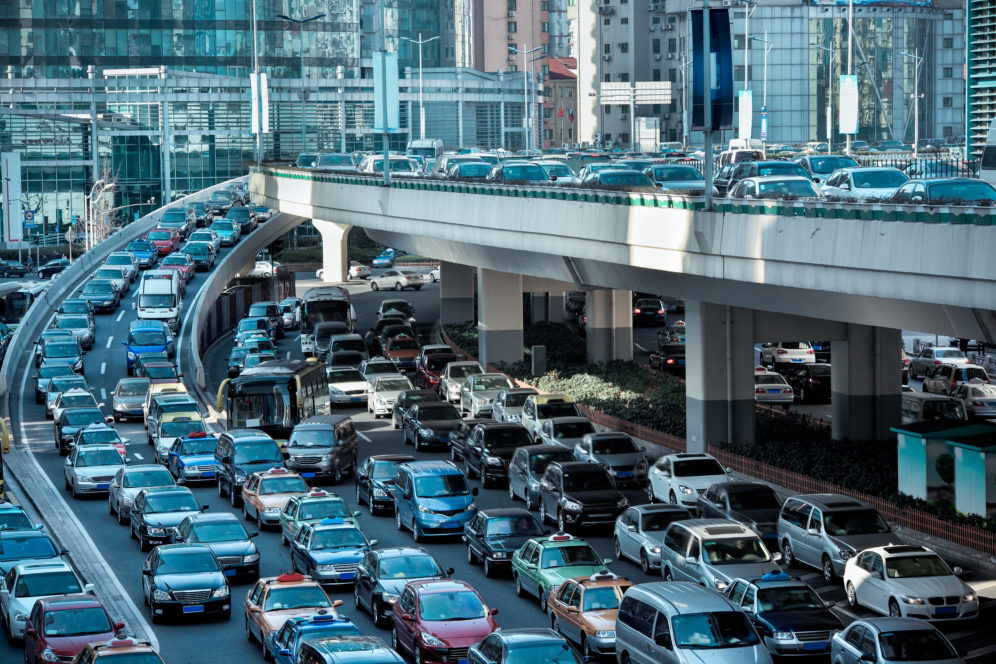
#> input picture cars.jpg, 996 x 664 px, found by its file name
$ python contour.py
#> lines starting #> are read from the running program, lines starting #| are printed output that depends on the picture; after the words box and inside, x2 and y2 are one past the last pixel; in counts of white or black regions, pixels touching at a corner belong together
#  find and extract the contours (boundaries) of objects in an image

import cv2

image = cv2.imread('cars.jpg', 0)  # Load image in grayscale
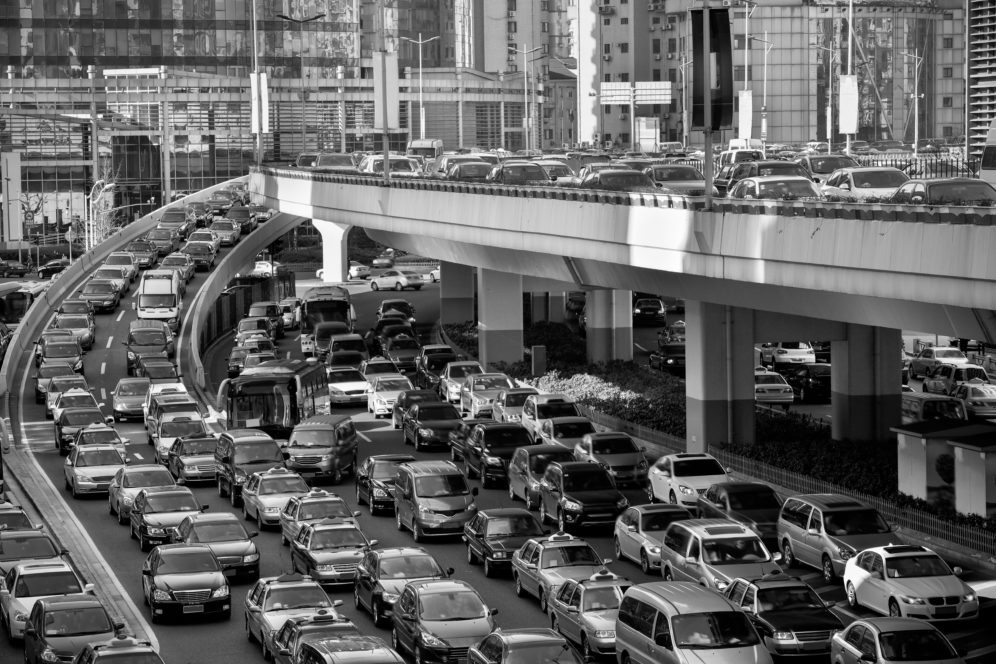
#> image: shape (664, 996); min 0, max 255, mean 98.9
_, thresholded = cv2.threshold(image, 127, 255, cv2.THRESH_BINARY)
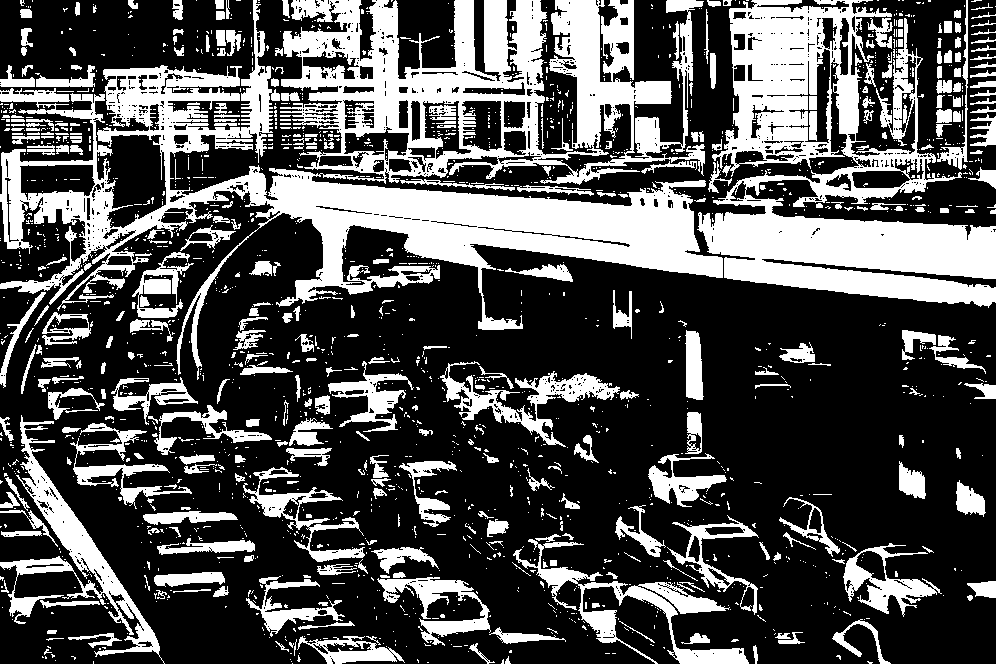
#> thresholded: shape (664, 996); 31.7% white; 1899 white regions (1552 under 20 px)
contours, _ = cv2.findContours(thresholded, cv2.RETR_EXTERNAL, cv2.CHAIN_APPROX_SIMPLE)
#> contours = 1772 contours, 1535 with area under 20; largest, box (x1, y1, x2, y2) and area: (0, 0, 723, 380) 97576, (697, 0, 996, 308) 44779, (0, 415, 165, 664) 6378, (513, 539, 749, 664) 4627, (440, 361, 620, 447) 3333
cv2.drawContours(image, contours, -1, (0, 0, 255), 2)  # Draw all detected contours
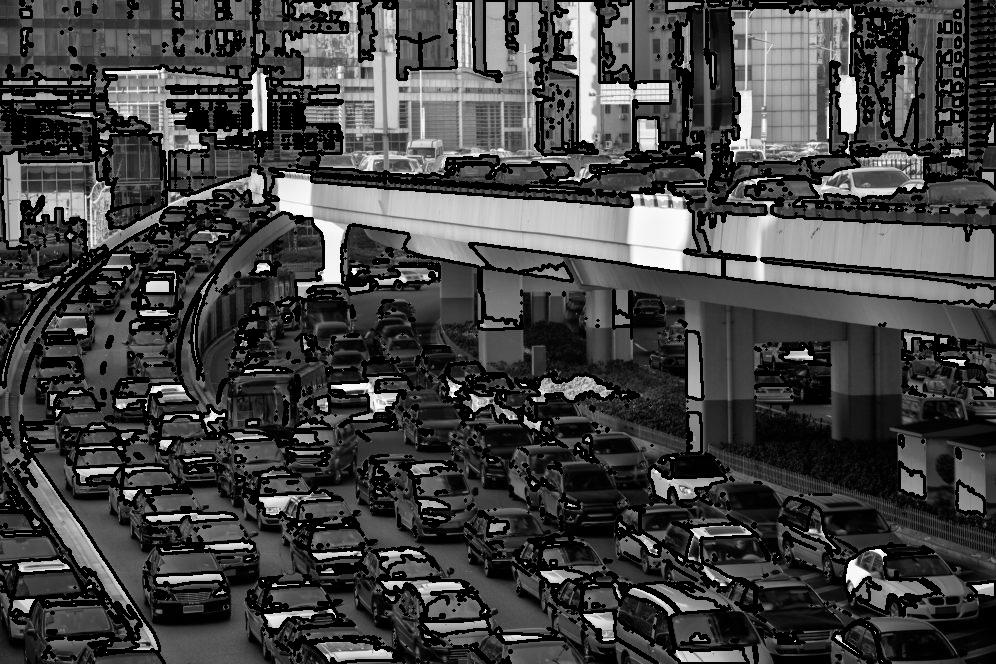
#> image: shape (664, 996); min 0, max 255, mean 67
cv2.imshow('Contours', image)
cv2.waitKey(0)

$ run again, with people.jpg copied over cars.jpg
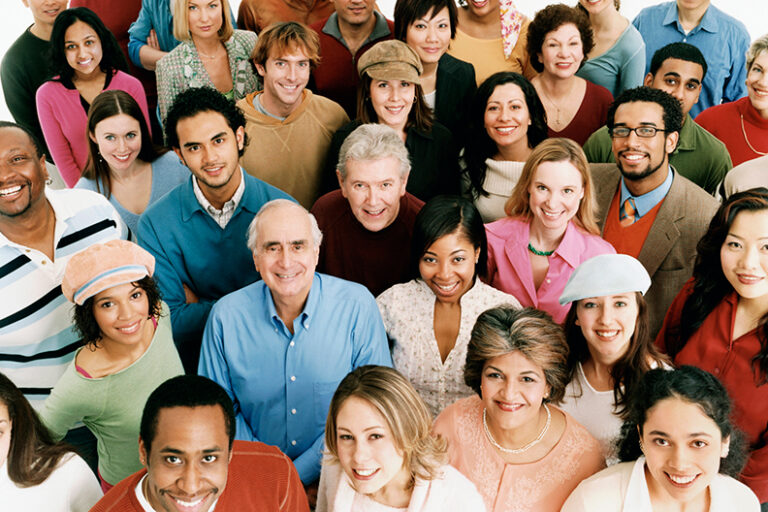
#> input picture people.jpg, 768 x 512 px, found by its file name
#> `_, thresholded = cv2.threshold(image, 127, 255, cv2.THRESH_BINARY)`:
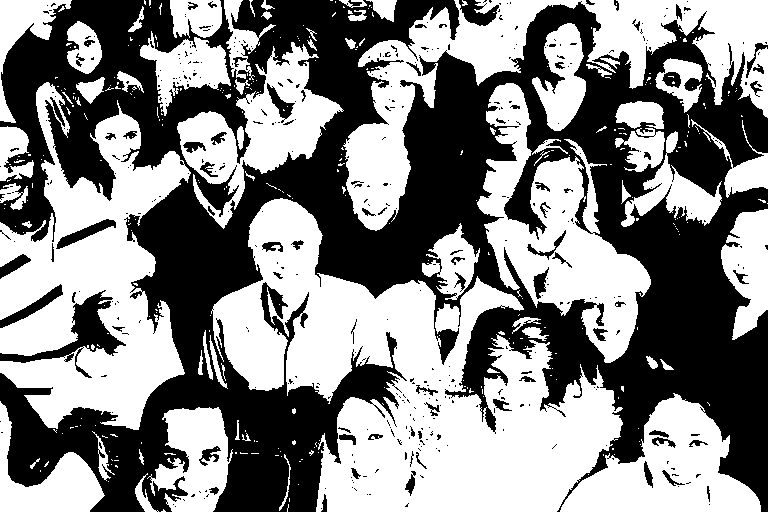
#> thresholded: shape (512, 768); 52.3% white; 425 black regions (345 under 20 px)
#> contours = 328 contours, 274 with area under 20; largest, box (x1, y1, x2, y2) and area: (211, 198, 623, 512) 60314, (0, 82, 191, 430) 33238, (343, 0, 768, 231) 25420, (477, 83, 651, 363) 18953, (560, 393, 761, 512) 12309
#> `cv2.drawContours(image, contours, -1, (0, 0, 255), 2)`:
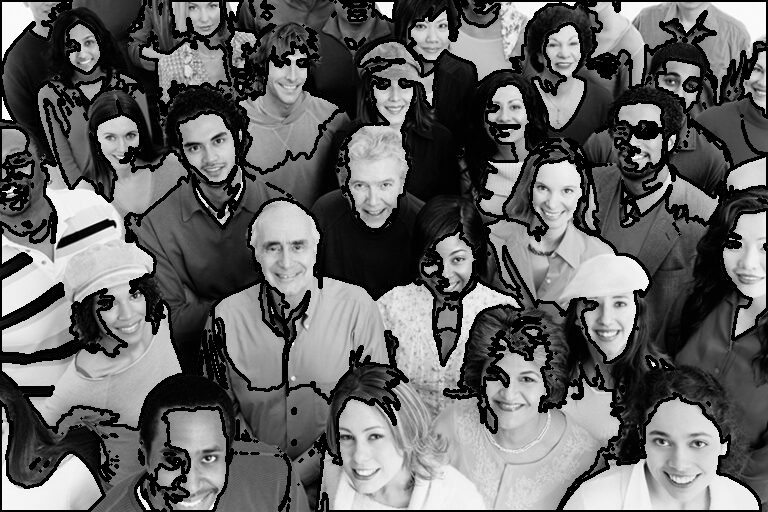
#> image: shape (512, 768); min 0, max 255, mean 100.4

$ run again, with people3.jpg copied over cars.jpg
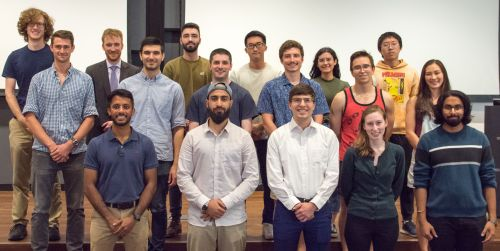
#> input picture people3.jpg, 500 x 251 px, found by its file name
#> `_, thresholded = cv2.threshold(image, 127, 255, cv2.THRESH_BINARY)`:
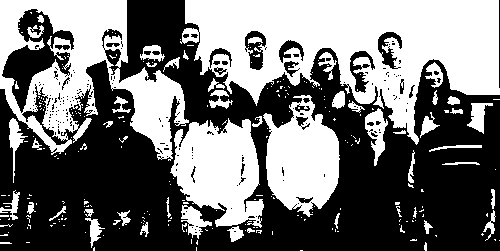
#> thresholded: shape (251, 500); 45.3% white; 255 white regions (201 under 20 px)
#> contours = 219 contours, 179 with area under 20; largest, box (x1, y1, x2, y2) and area: (180, 0, 500, 145) 25889, (0, 0, 189, 161) 16810, (170, 118, 264, 228) 6713, (263, 95, 340, 217) 6036, (365, 108, 388, 166) 612
#> `cv2.drawContours(image, contours, -1, (0, 0, 255), 2)`:
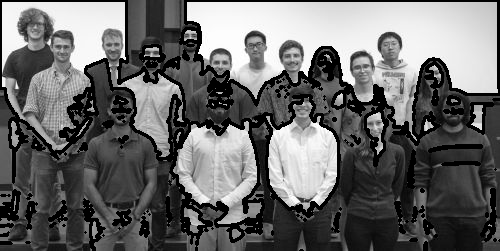
#> image: shape (251, 500); min 0, max 255, mean 105.2
